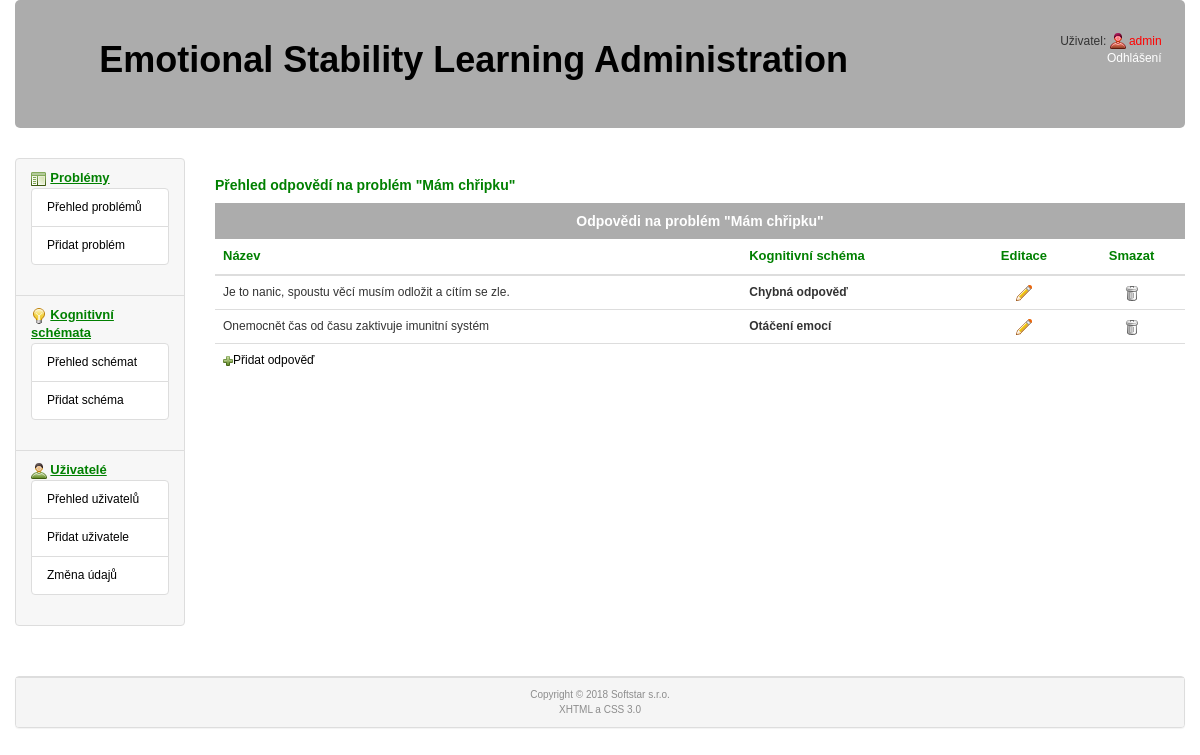
The app's page /administrator/answer-overview/3 (signed in), older data.
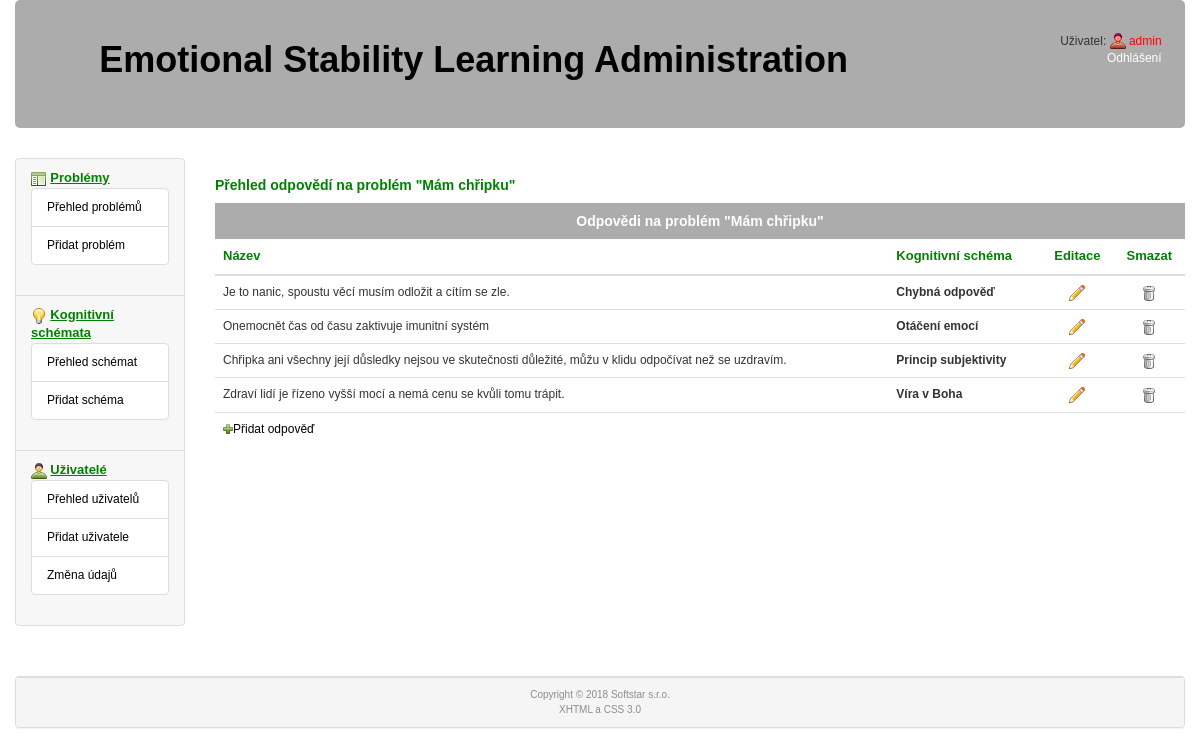
The same page, newer data.
### tables this page shows
CREATE TABLE `answers` (
  `id` int(11) NOT NULL,
  `id_problem` int(11) NOT NULL,
  `id_cog_schema` int(11) NOT NULL,
  `answer` text NOT NULL,
  `deleted` int(1) NOT NULL DEFAULT '0'
);

### www/administrator/admin.php (called while the page is built, shortened)
<?php
  $router = RouterController::getInstance();
  $router->ctrMain(array($_SERVER['REQUEST_URI']));
  $router->showView();
?>

### www/administrator/controllers/AnswerOverviewController.php (called while the page is built, shortened)
<?php
class AnswerOverviewController extends Controller
{
  public function ctrMain($parameters)
  {
    $idp = array_shift($parameters);
    $answerModel = new AnswerModel();
    $answers = $answerModel->selectByIdP(htmlspecialchars($idp, ENT_QUOTES));
    $cschemaModel = new CSchemaModel();
    $num = count($answers);
    for($i = 0; $i < $num; $i++)
    {
      $cschema = $cschemaModel->selectById($answers[$i]['id_cog_schema']);
      $answers[$i]['name'] = $cschema['name'];
    }
    $problemModel = new ProblemModel();
    $problem = $problemModel->selectById(htmlspecialchars($idp, ENT_QUOTES));
  }
}
?>

### www/administrator/models/model.php (called while the page is built, shortened)
<?php
  class model
  {
    private $db;
    static private $instance = null;
    static function getInstance()
    {
      if (self::$instance == null)
      {
        self::$instance = new model();
      }
      return self::$instance;
    }
    function __construct()
    {
      $this->db = new cdb();
    }
    function selectOne($table, array $keys)
    {
      $query = "select * from $table where";
      $i = 0;
      foreach($keys as $name => $value)
      {
        if ($i)
        {
          $query .= " and $name=$value";
        }
        else
        {
          $query .= " $name=$value";
          $i = 1;
        }
      }
      $query .= ";";
      if (!$this->db->query($query))
      {
        RouterController::getInstance()->setError("model::selectOne():".$this->db->get_error().'<br /><br />'.$query.'<br />');
      }
      $arr = $this->db->get_array();
      return $arr;
    }
    function selectArray(array $tables, array $collums, array $keys, $order = '')
    {
      $query = "select ";
      $i = 0;
      foreach($collums as $collum)
      {
        if ($i)
        {
          $query .= ", $collum";
        }
        else
        {
          $query .= "$collum";
          $i = 1;
        }
      }
      $query .= " from ";
      $i = 0;
      foreach($tables as $table)
      {
        if ($i)
        {
          $query .= ", $table";
        }
        else
        {
          $query .= "$table";
          $i = 1;
        }
      }
      if (!empty($keys))
      {
        $query .= " where";
        $i = 0;
        foreach($keys as $name => $value)
        {
          if ($i)
          {
            $query .= " and $name=$value";
          }
          else
          {
            $query .= " $name=$value";
            $i = 1;
          }
        }
      }
      if ($order != '') {
        $query .= " order by $order;";
      }
      else
      {
        $query .= ';';
      }
      if (!$this->db->query($query))
      {
        RouterController::getInstance()->setError($this->db->get_error().'<br /><br />'.$query);
      }
      else
      {
        $i = 0;
        while ($item=$this->db->get_array())
        {
          if (!empty($item))
          {
            $arr[$i] = $item;
            $i++;
          }
        }
      }
      return $arr;
    }
  }
?>

### www/administrator/cfg/sql.php (called while the page is built)
<?php
  $this->server='localhost';
  $this->user='emotions';
  $this->password='3M0710n5@#';
  $this->db_name='emotions';
?>

### www/administrator/models/cdb.php (called while the page is built, shortened)
<?php
class cdb {
  private $data, $querystring, $error, $conn;
  public $server, $user, $password, $db_name;
  function __construct()
  {
    require("./administrator/cfg/sql.php");
    $this->conn = null;
  }
  function connect() {
    $options=array(
      PDO::ATTR_ERRMODE => PDO::ERRMODE_EXCEPTION,
      PDO::MYSQL_ATTR_INIT_COMMAND => "SET NAMES utf8"
      );
    try {
            $this->conn = @new PDO("mysql:host=".$this->server.";dbname=".$this->db_name, $this->user, $this->password, $options);
    } catch (PDOException $e) {
        $error = 'DB connection failed: ' . $e->getMessage();
    }
    return(1);
  }
  function query($dotaz) {
    try {
      $this->data=$this->conn->prepare($dotaz);
    } catch (PDOException $e) {
      $error = 'Preparation of query failed: ' . $e->getMessage();
      $this->data=null;
    }
    $parameters = array();
    try {
            $this->data->execute($parameters);
    } catch (PDOException $e) {
        $error = 'Execution of query failed: ' . $e->getMessage();
        $this->data=null;
    }
    if ($this->data) { return 1; }
    else  {return 0;}
  }
  function get_array() {
    $arr = array();
    if ($this->data) $arr = $this->data->fetch(PDO::FETCH_ASSOC);
    if (!empty($arr)) {return ($arr); }
    else { return 0; }
  }
};
?>

### www/administrator/models/AnswerModel.php (called while the page is built, shortened)
<?php
class AnswerModel
{
  public function selectByIdP($idp)
  {
    $model = model::getInstance();
    $answers = $model->selectArray(array('answers'), array ('*'), array ('id_problem' => $idp), 'id asc');
    return $answers;
  }
}
?>

### www/administrator/controllers/RouterController.php (called while the page is built, shortened)
<?php
class RouterController extends Controller
{
  protected $controller;
  private function camelNotation($text)
  {
    $sentence = str_replace('-', ' ', $text);
    $sentence = ucwords($sentence);
    $sentence = str_replace(' ', '', $sentence);
    return $sentence;
  }
  private function parseURL($url)
  {
    $parsedURL = parse_url($url);
    $parsedURL["path"] = ltrim($parsedURL["path"], "/");
    $parsedURL["path"] = trim($parsedURL["path"]);
    $divPath = explode("/", $parsedURL["path"]);
    return $divPath;
  }
  public function ctrMain($parameters)
  {
    $parsedURL = $this->parseURL($parameters[0]);
    if ((empty($parsedURL[1]))&&((empty($_SESSION['user']))&&(empty($_POST['login']))))
    {
      $this->controller = new LoginViewController();
    }
    else if (($parsedURL[1] == 'login')&&((empty($_SESSION['user']))&&(!(empty($_POST['login'])))))
    {
      $this->controller = new LoginController();
    }
    else if ((empty($parsedURL[1]))&&(!(empty($_SESSION['user'])))&&((empty($_POST['login']))))
    {
      $this->controller = new HomePageController();
    }
    else
    {
      $tmp = array_shift($parsedURL);
      $view = array_shift($parsedURL);
      $controllerClass = $this->camelNotation($view) . 'Controller';
      if (file_exists('./administrator/controllers/' . $controllerClass . '.php'))
      {
        if ($view == 'error')
        {
          $this->controller = new $controllerClass('');
        }
        else
        {
          $this->controller = new $controllerClass;
        }
      }
      else
      {
        $this->controller= new ErrorController('Error 404: page not found');
      }
    }
    $this->controller->ctrMain($parsedURL);
  }
}
?>

### www/administrator/models/CSchemaModel.php (called while the page is built, shortened)
<?php
class CSchemaModel
{
  public function selectById($id)
  {
    $model = model::getInstance();
    $cog_schema = $model->selectOne('cog_schema', array ('id' => $id));
    return $cog_schema;
  }
}
?>

### www/administrator/models/ProblemModel.php (called while the page is built, shortened)
<?php
class ProblemModel
{
  public function selectById($id)
  {
    $model = model::getInstance();
    $problem = $model->selectOne('problem', array ('id' => $id));
    return $problem;
  }
}
?>

### www/administrator/views/answerOverview.phtml (the view, shortened to what the changed rows need)
<div class="col-sm-10">
<?php
   $num=count($answers);
   if (!$num) {
     ?>
    <div class="message">Nejsou uloženy žádné odpovědi na problém "<?php echo($problem['name']); ?>"<br /><a href="<?php echo("http://".$this->siteName."/administrator/answer-new/".$problem['id']); ?>"><img src="http://<?= $this->siteName ?>/administrator/icons/add.png" width="10" height="10" />Přidat odpověď</a></div>
     <?php
   } else {
   ?>
  <div class="table-responsive">
    <table class="table table-hover">
      <caption class="text-center">Odpovědi na problém "<?php echo($problem['name']); ?>"</caption>
      <thead><tr><th>Název</th><th>Kognitivní schéma</th><th class="text-center">Editace</th><th class="text-center">Smazat</th></tr></thead>
      <tbody>
        <?php
         foreach($answers as $answer) {
        ?>
        <tr>
          <td><?php echo($answer['answer']); ?></td>
          <td><strong><?php echo($answer['name']); ?></strong></td>
          <td class="text-center"><?php echo("<a href=\"http://".$this->siteName."/administrator/answer-edit/".$answer['id']."\">"); ?><img src="http://<?= $this->siteName ?>/administrator/icons/pencil.png" width="16" height="16" /></a></td>
          <td class="text-center"><?php echo("<a href=\"http://".$this->siteName."/administrator/answer-delete/".$answer['id']."\">"); ?><img src="http://<?= $this->siteName ?>/administrator/icons/bin_closed.png" width="16" height="16" /></a></td>
        </tr>
           <?php } ?>
      </tbody>
    </table>
   <?php } ?>
  </div>
</div>

Row changes from the older to the newer data that the page shows:
added answers: answer "Chřipka ani všechny její důsledky nejsou ve skutečnosti důležité, můžu v klidu odpočívat než se uzdravím.", name "Princip subjektivity"
added answers: answer "Zdraví lidí je řízeno vyšší mocí a nemá cenu se kvůli tomu trápit.", name "Ví­ra v Boha"
